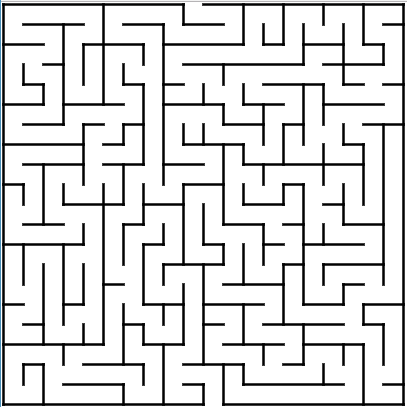
#> input picture maze.png, 407 x 407 px
$ python main.py
#> lines starting #> are read from the running program, lines starting #| are printed output that depends on the picture; after the words box and inside, x2 and y2 are one past the last pixel; in counts of white or black regions, pixels touching at a corner belong together
import cv2
import numpy as np
import matplotlib.pyplot as plt
from heapq import heappush, heappop

def find_path(image, start, end):
    rows, cols = image.shape[0], image.shape[1]
    distances = np.full((rows, cols), float('inf')) # shortest dist from st to every pt
    distances[start[1], start[0]] = 0 # start[1] for row and start[0] for column
    parents = np.full((rows, cols, 2), -1)

    # Priority queue entries: (distance, (x, y))
    pq = [(0, start)]
    visited = set()

    # Possible movements: up, down, right, left
    directions = [(0, 1), (0, -1), (1, 0), (-1, 0)]


    # For each point:

    #     1. Skip if already visited
    #     2. add to visited if not
    #     3. Break if end point reached

    #     4. For each neighbor:

    #         Check if within bounds and unvisited
    #         Calculate new distance based on pixel differences
    #         Update distance and parent if shorter path found
    #         Add to priority queue


    while pq:
        dist, (x, y) = heappop(pq)

        if (x, y) in visited:
            continue

        visited.add((x, y))

        if (x, y) == end:
            break

        # Check all neighbors
        for dx, dy in directions:
            new_x, new_y = x + dx, y + dy

            if 0 <= new_x < cols and 0 <= new_y < rows and (new_x, new_y) not in visited: # should be inside image and unexplored
                # Calculate new distance cost based on pixel difference
                # this part will make agent avoid walls
                pixel_diff = np.sum((image[new_y, new_x] - image[y, x]) ** 2)
                new_dist = dist + pixel_diff + 0.1

                # this checks if we have  found a better path to new_x and new_y
                '''
                Example
                We find a path to (2,3) with distance 10:
                new_dist = 10
                # Since 10 < infinity:
                distances[3,2] = 10  # Update with shorter distance
                parents[3,2] = [1,3]  # assume we came from point (1,3)
                heappush(pq, (10, (2,3)))  # Add to priority queue for exploration
                '''
                if new_dist < distances[new_y, new_x]:
                    distances[new_y, new_x] = new_dist
                    parents[new_y, new_x] = [x, y]
                    heappush(pq, (new_dist, (new_x, new_y)))

    # Reconstruct path
    path = []
    current = end
    while current != start:
        path.append(current)
        parent_x, parent_y = parents[current[1], current[0]]
        if parent_x == -1:  # No path found as -1 was initialized at first
            return []
        current = (parent_x, parent_y)
    path.append(start)
    return path[::-1]

def draw_path(image, path, color=(0, 255, 0), thickness=1):
    img_copy = image.copy()
    for i in range(len(path) - 1):
        cv2.line(img_copy, path[i], path[i + 1], color, thickness)
    return img_copy

def solve_maze(image_path, start_point, end_point):
    # Read and mark the image
#> called with image_path = 'maze.png', start_point = (192, 5), end_point = (210, 403)
    img = cv2.imread(image_path)
#> img is the input picture: shape (407, 407, 3); mean B, G, R 220.6, 220.4, 220.3
    cv2.circle(img, start_point, 2, (0, 0, 255), -1)  # takes (image, (co-ord), radius,color,thickness)
#> img: shape (407, 407, 3); 0.01% of pixels changed, all inside (x1, y1, x2, y2) = (190, 3, 195, 8)
    cv2.circle(img, end_point, 2, (255, 0, 0), -1)
#> img: shape (407, 407, 3); mean B, G, R 220.5, 220.4, 220.3

    # Find and draw path
    path = find_path(img, start_point, end_point)
#> after the loop in find_path, `while pq:`:
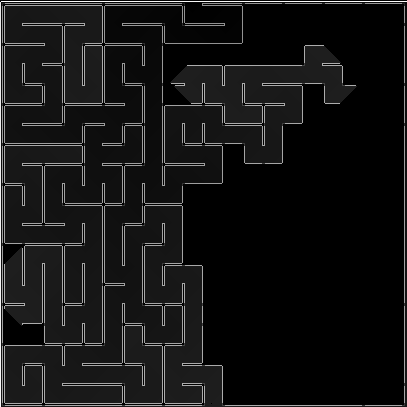
#> distances: shape (407, 407) float64; 46.16% of the values are NaN or infinite; the others: min 0, max 690.8, mean 104.7; drawn with min black, max white, NaN and infinite black
#> after the loop in find_path, `while pq:`: visited = 78022 items
#> the loop in find_path, `while current != start:` made 792 passes
#> (parent_x, parent_y) on passes 1 to 3: (209, 403), (208, 403), (207, 403)
#> after the loop in find_path, `while current != start:`: path = 792 pairs, first value 121 to 225, second value 6 to 403
#> path = 793 pairs, first value 121 to 225, second value 5 to 403
    if path:
        img = draw_path(img, path)
#> after the loop in draw_path, `for i in range(len(path) - 1):`:
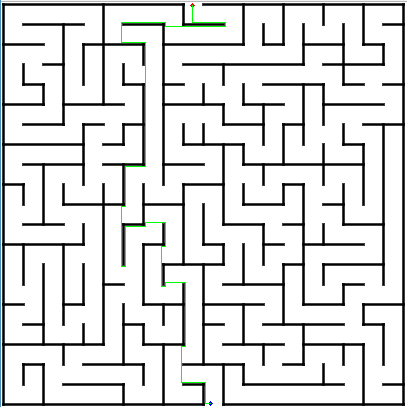
#> img_copy: shape (407, 407, 3); mean B, G, R 219.3, 220.4, 219

    return img

if __name__ == "__main__":
    maze_path = 'maze.png'
    start = (192, 5)
    end = (210, 403)

    result = solve_maze(maze_path, start, end)

    plt.figure(figsize=(7, 7))
    plt.imshow(result)
    plt.show()
